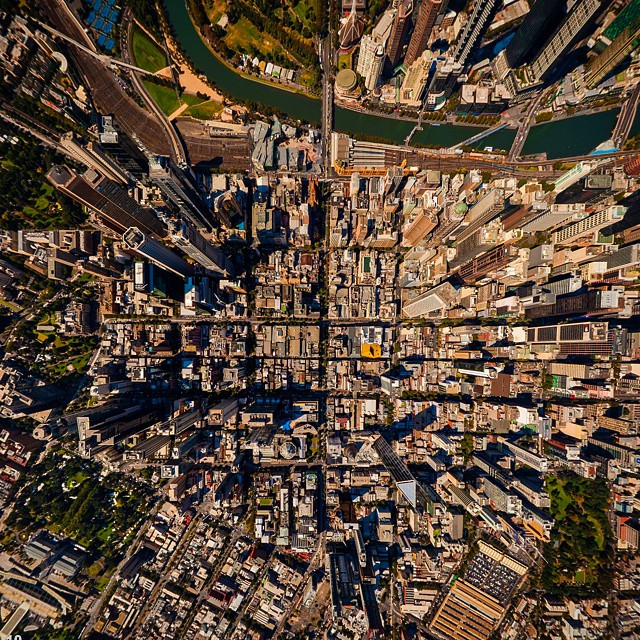
#> input picture 01-python-basics/melb.jpg, 640 x 640 px
$ jupyter execute 01-python-basics.ipynb   (shell and % lines are left out)   (Python 2 division)
#> lines starting #> are read from the running program, lines starting #| are printed output that depends on the picture
# Introduction to Python: Basics
[Steve Androulakis](http://github.com/steveandroulakis/)

version 0.1, Released 21/11/2014

*___A big thanks to the following Notebook, of which I derived much of the basic material.___*:

*A Crash Course in Python for Scientists* by [Rick Muller](http://www.cs.sandia.gov/~rmuller/), Sandia National Laboratories

This work is licensed under a [Creative Commons Attribution-ShareAlike 3.0 Unported License](http://creativecommons.org/licenses/by-sa/3.0/deed.en_US).

## What You Need to Install

* [Python](http://www.python.org) version 2.7;
* [Numpy](http://www.numpy.org), the core numerical extensions for linear algebra and multidimensional arrays;
* [Scipy](http://www.scipy.org), additional libraries for scientific programming;
* [Matplotlib](http://matplotlib.sf.net), excellent plotting and graphing libraries;
* [IPython](http://ipython.org), with the additional libraries required for the notebook interface.

The easiest way to get all of these installed and working on your system is [Anaconda](http://continuum.io/downloads).

## Using Python as a Calculator

At its core, Python can be used as a calculator.

[cell 1]
2+2

[cell 2]
(50-5*6)/4

(If you're typing this into an IPython notebook, or otherwise using notebook file, you hit shift-Enter to evaluate a cell.)

There are some gotchas compared to using a normal calculator. We'll come back to this soon.

[cell 3]
7/3

## Variables and types

A variable stores a value. This value can changed, and has a name..

[cell 4]
a = 1
b = 2

a + b

The result of calculations can also be stored in a variable.

[cell 5]
width = 20
length = 30
area = length*width
area

[cell 6]
depth = 10
volume = area*depth
volume

Variables also have a type. For example, some processes may expect numbers.

[cell 7]
import math
number_variable = 81
math.sqrt(number_variable)

Some work well with text (strings).

[cell 8]
text_variable = "Steve"
len(text_variable)

There are several types, some of which we'll cover in this tutorial.

*Note: the last two examples covered a couple of new concepts: functions/methods and importing.*

___Import___ is how you take other people's code and have it usable from inside yours. This will be used extensively later.

___Functions/Methods___ are pieces of code elsewhere that you can use to get a result. Don't worry about the difference between functions and methods for now..

The division example earlier didn't work how you expected it to because dividing two whole numbers, or *integers* has an integer result.

[cell 9]
7/3

If one of the numbers in the operation is specified as a decimal number, or *float*, then the result will also be a float, and hence the answer will be much more accurate.

[cell 10]
7/3.0

These also work. *float()* is a function built in to python.

[cell 11]
# dropping the 0 is a shortcut
answer_1 = 7/3.

# float() is a function that forces 3 to be seen as a floating point number
answer_2 = 7/float(3)

print answer_1

print answer_2

## Strings
Strings are lists of printable characters, and can be defined using either single quotes

[cell 12]
'Hello, World!'

or double quotes

[cell 13]
"Hello, World!"

Just like the other two data objects we're familiar with (ints and floats), you can assign a string to a variable

[cell 14]
greeting = "Hello, World!"

The **print** statement is often used for printing character strings:

[cell 15]
print greeting

But it can also print data types other than strings:

[cell 16]
print "The area is",area

In the above snippet, the number 600 (stored in the variable "area") is converted into a string before being printed out.

You can use the + operator to concatenate strings together:

[cell 17]
statement = "Hello" + "," + "World!"
print statement

Don't forget the space between the strings, if you want one there.

## Lists
Very often in a programming language, one wants to keep a group of similar items together. Python does this using a data type called **lists**.

[cell 18]
days_of_the_week = ["Sunday","Monday","Tuesday","Wednesday","Thursday","Friday","Saturday"]

You can access members of the list using the **index** of that item:

[cell 19]
days_of_the_week[2]

Python, like many languages uses 0 as the first index in a list.

You can add additional items to the list using the .append() command:

[cell 20]
people = ["Jess","John","Ricardo"]
people.append("Kelly")
print people

The built in function *help* allows you to find out about a function.

[cell 21]
help(len)

## Iteration, Indentation, and Blocks
One of the most useful things you can do with lists is to *iterate* through them, i.e. to go through each element one at a time. To do this in Python, we use the **for** statement:

[cell 22]
days_of_the_week = ["Sunday","Monday","Tuesday","Wednesday","Thursday","Friday","Saturday"]

for day in days_of_the_week:
    print day

This code snippet goes through each element of the list called **days_of_the_week** and assigns it to the variable **day**. It then executes everything in the indented block (in this case only one line of code, the print statement) using those variable assignments. When the program has gone through every element of the list, it exists the block.

Python uses a colon (":"), followed by indentation level to define code blocks. Everything at a higher level of indentation is taken to be in the same block. In the above example the block was only a single line, but we could have had longer blocks as well:

[cell 23]
for day in days_of_the_week:
    statement = "Today is " + day
    print statement

The **range()** command is particularly useful with the **for** statement to execute loops of a specified length:

[cell 24]
for i in range(20):
    print "The square of ",i," is ",i*i

## Booleans and Truth Testing
We have now learned a few data types. We have integers and floating point numbers, strings, and lists to contain them. We have also learned about lists, a container that can hold any data type. We have learned to print things out, and to iterate over items in lists. We will now learn about **boolean** variables that can be either True or False.

We invariably need some concept of *conditions* in programming to control branching behavior, to allow a program to react differently to different situations. If it's Monday, I'll go to work, but if it's Sunday, I'll sleep in. To do this in Python, we use a combination of **boolean** variables, which evaluate to either True or False, and **if** statements, that control branching based on boolean values.

For example:

[cell 25]
day = "Saturday"

if day == "Sunday":
    print "Sleep in"
else:
    print "Go to work"

[cell 26]
day == "Sunday"

If we evaluate it by itself, as we just did, we see that it returns a boolean value, False. The "==" operator performs *equality testing*. If the two items are equal, it returns True, otherwise it returns False. In this case, it is comparing two variables, the string "Sunday", and whatever is stored in the variable "day", which, in this case, is the other string "Saturday". Since the two strings are not equal to each other, the truth test has the false value.

The if statement that contains the truth test is followed by a code block (a colon followed by an indented block of code). If the boolean is true, it executes the code in that block. Since it is false in the above example, we don't see that code executed.

The first block of code is followed by an **else** statement, which is executed if nothing else in the above if statement is true. Since the value was false, this code is executed, which is why we see "Go to work".

You can compare any data types in Python:

[cell 27]
1 == 2

[cell 28]
50 == 2*25

[cell 29]
3 < 3.14159

[cell 30]
1 == 1.0

[cell 31]
1 != 0

[cell 32]
1 <= 2

[cell 33]
1 >= 1

We can do boolean tests on lists as well:

[cell 34]
[1,2,3] == [1,2,4]

[cell 35]
[1,2,3] < [1,2,4]

[cell 36]
day = "Saturday"

if day == "Sunday":
    print "Sleep in"
elif day == "Saturday":
    print "Do chores"
else:
    print "Go to work"

Of course we can combine if statements with for loops, to make a snippet that is almost interesting:

[cell 37]
for day in days_of_the_week:
    statement = "Today is " + day
    print statement
    if day == "Sunday":
        print "   Sleep in"
    elif day == "Saturday":
        print "   Do chores"
    else:
        print "   Go to work"

## Dictionaries

**Dictionaries** are an object called "mappings" or "associative arrays" in other languages. Whereas a list associates an integer index with a set of objects:

[cell 38]
mylist = [1,2,9,21]

The index in a dictionary is called the *key*, and the corresponding dictionary entry is the *value*. A dictionary can use (almost) anything as the key. Whereas lists are formed with square brackets [], dictionaries use curly brackets {}:

[cell 39]
ages = {"Rick": 46, "Bob": 86, "Fred": 21}

print "Rick's age is ",ages["Rick"]

More examples of retreiving by key.

[cell 40]
print ages['Rick']
print ages['Fred']

The **len()** command works on dictionaries:

[cell 41]
len(ages)

## Functions: A Quick Rundown

It's important not to repeat yourself (known as 'DRY') when coding. Wrapping useful parts of code that you want to re-use in a *function* is a key concept.

For example, if we wanted to repeat a word a specified number of times, we may just use loops, or 'the long way' (*remember: 'range' combined with 'for' allows us to repeat a statement a number of times):

[cell 42]
for i in range(3):
    print 'hello'

for i in range(2):
    print 'bye'

Yet even this amount of code has many similarities, and if we wanted to do this later on we would find ourselves repeating the same logic over again.

Defining a function allows us to not repeat ourselves. In this example, the function name is *repeater* and it takes two variables known as arguments, *word* and *repeats*.

[cell 43]
def repeater(word, repeats):
#> called with word = 'hello', repeats = 3
    for i in range(repeats):
        print word + ' '

Now this function has been defined, we can use it to get the same result as before.

[cell 44]
repeater('hello', 3)
repeater('bye', 2)

And again for a new case.

[cell 45]
repeater('Aussie', 3)
repeater('Oi', 3)

## Plotting with Matplotlib
Python has a fantastic plotting library called [Matplotlib](http://matplotlib.sf.net). The IPython notebook interface we are using for these notes has that functionality built in.

Tip: use __%matplotlib inline__ in iPython Notebook to have graphs load in the page.

Lets import the matplotlib package so we can use it. We will also import a powerful mathematics package, *numpy* to calculate figures to plot.

[cell 46]
import matplotlib.pyplot as plt
import numpy as np

Now we use the Matplotlib function to plot a graph. The *as* keyword allows us to give these packages shorthand names for easier use.

First, use numpy to get a range of points on the x-axis list of numbers to plot.

*Give me 500 evenly spaced numbers between 0 and 2*pi.*

[cell 47]
x = np.linspace(0, 2*np.pi, num=500)
x

We will then use this as part of a linear function.

[cell 48]
plt.plot(x, np.sin(x**2))
plt.title('sin(x^2)');
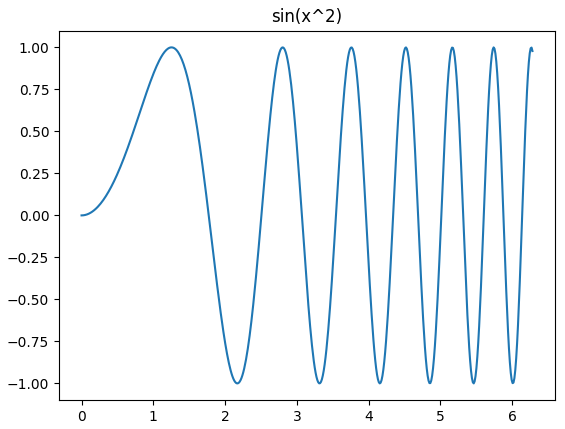
#> figure drawn by matplotlib, 1 panel; curve peaks at x = 4.52, y = 1

And for another, silly example. 50 random numbers between 0 and 1.

[cell 49]
from random import random
rands = []
for i in range(50):
    rands.append(random())
plt.plot(rands)
plt.title('Crazy Random')
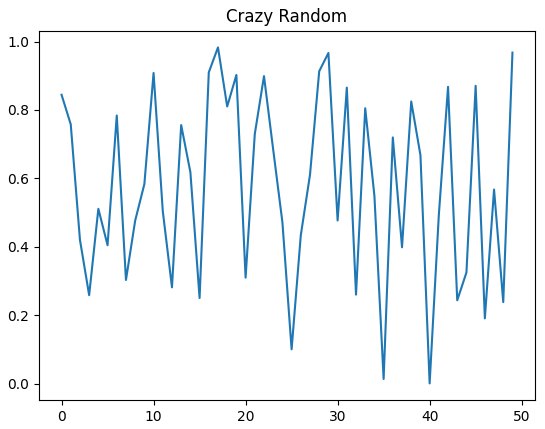
#> figure drawn by matplotlib, 1 panel; curve peaks at x = 17, y = 0.983

## Working With Files And Directories

Python scripts execute from a directory on your computer. iPython Notebook also executes from a particular place. At the beginning of execution this is called the 'current working directory' or *cwd*. Python includes the 'os' module. We can import it and then use the *getcwd()* command to find where this notebook is executing from.

[cell 50]
import os
os.getcwd()

We can supply this result to the *listdir()* function to see what files and directories sit with this iPython Notebook. This is returned as a Python list of names (strings).

[cell 51]
os.listdir(os.getcwd())

Since these file names are in the current working dir (*cwd*), we can reference them by just using the file name. There's no need to cite the whole path. We can retreive the entire file system path, or 'absolute path' for a file with the *abspath()* command.

[cell 52]
full_path = os.path.abspath('01-python-basics.ipynb')
full_path

The inverse is also true: We can use the full path to a file to retreive just its filename with the *basename()* command.

[cell 53]
filename = os.path.basename(full_path)
print filename

## Manipulating Images With Python

Writing Python code is often the process of gluing together other people's code to get a result that helps you. These tools, called modules are the real power of Python and other popular languages. Python can be used to do almost anything computational, from handling people requesting videos online (YouTube uses Python) to processing large amounts of data of all kinds.

The following quick example utilises several available modules, such as matplotlib, scipy and numpy to perform basic actions on an image. Although this code draws on aspects covered in this tutorial, it's reasonably complex and only serves as a demonstration of what's possible with a handful of lines of code and the right tools.

[cell 54]
import numpy as np
import matplotlib.pyplot as plt
import matplotlib.cm as cm
from scipy import misc
from scipy import ndimage
import Image

melb_image = Image.open('melb.jpg')
#> melb_image is the input picture: PIL image 640x640 RGB; mean R, G, B 92.9, 74.8, 59.5
melb_image_array = np.asarray(melb_image)

ypixels, xpixels, bands = melb_image_array.shape
#> ypixels = 640; xpixels = 640; bands = 3

# get the size in inches
dpi = 72.
xinch = xpixels / dpi
#> xinch = 8.89
yinch = ypixels / dpi
#> yinch = 8.89

# plot and save in the same size as the original
fig = plt.figure(figsize=(xinch,yinch))

plt.imshow(melb_image_array, interpolation='none')
plt.show()

Cool. Now lets manipulate it

[cell 55]
# for the manipulation in the second plot
from skimage import data
from skimage import filter
from skimage import exposure

plt.figure(figsize = (16.0, 8.0))

# Convert to black and white
melb_bw = melb_image.convert("L")
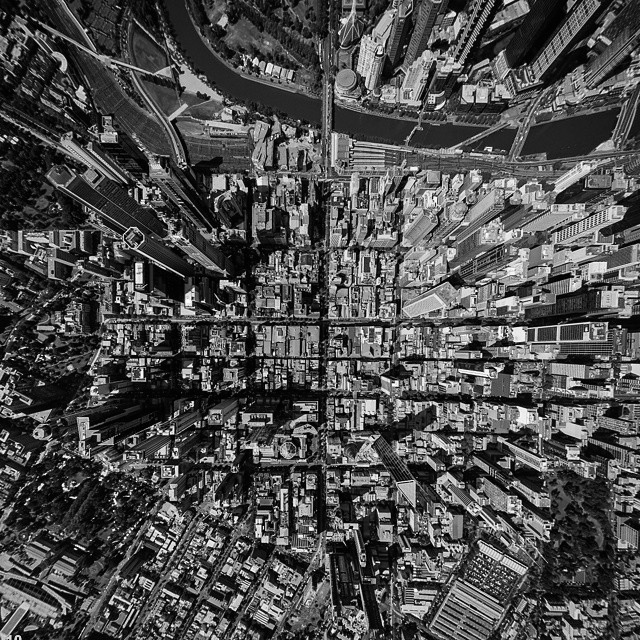
#> melb_bw: PIL image 640x640 L; min 0, max 254, mean 78.5
melb_bw_arr = np.asarray(melb_bw)

# Plot the grayscale image
plt.subplot(1,3,1)
plt.imshow(melb_bw_arr, interpolation = 'nearest', cmap = cm.Greys_r)
plt.clim([0,255])

# image thresholding using Otsu's method
# http://en.wikipedia.org/wiki/Otsu%27s_method
# requires black and white image
val = filter.threshold_otsu(melb_bw_arr)
#> val = 94

# Plot the thresholded image
plt.subplot(1,3,2)
plt.imshow(melb_bw_arr < val, cmap='gray', interpolation='nearest')

# Rotate the original image 45 degrees
melbrotate = ndimage.rotate(melb_image, 45)
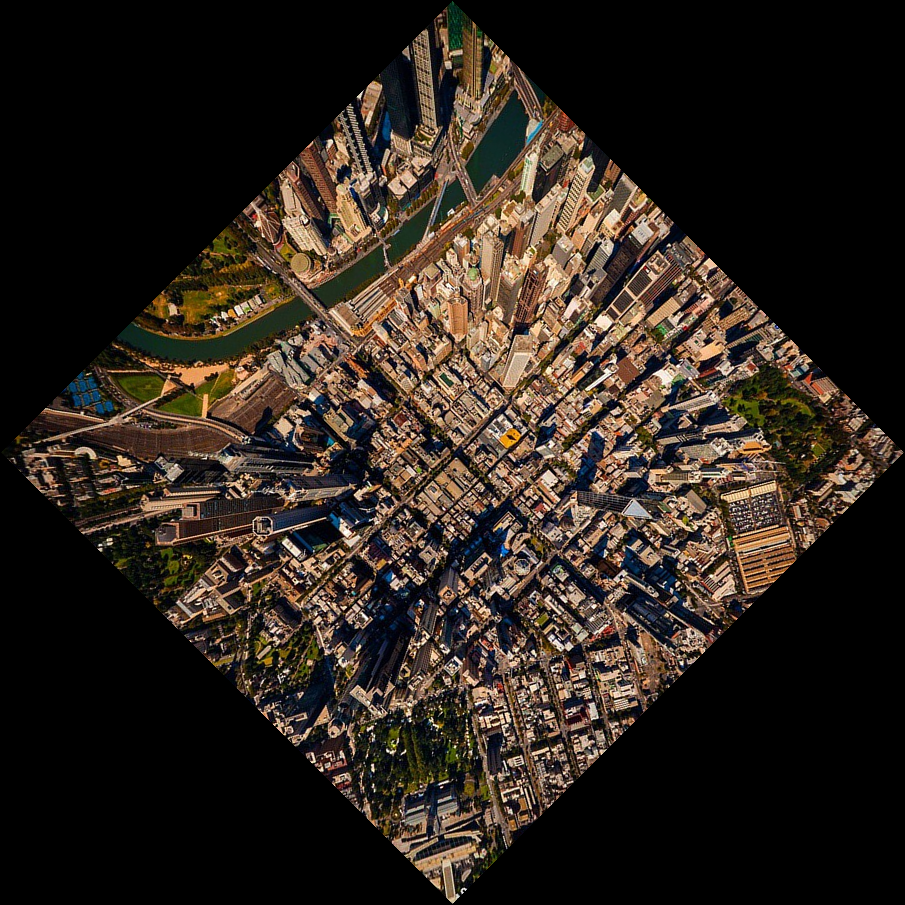
#> melbrotate: shape (905, 905, 3); mean R, G, B 46.3, 37.3, 29.7

# Plot the rotated image
plt.subplot(1,3,3)
plt.imshow(melbrotate, interpolation = 'nearest')

plt.show()
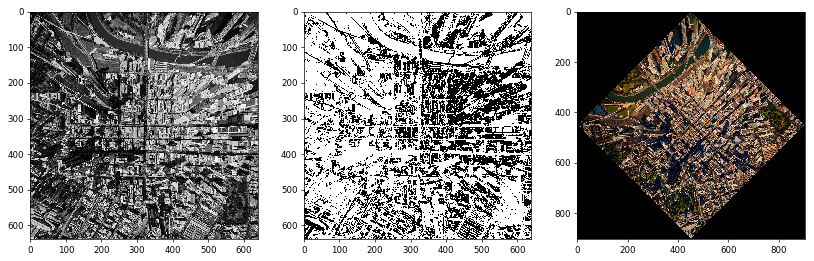
#> figure drawn by matplotlib, 3 panels
